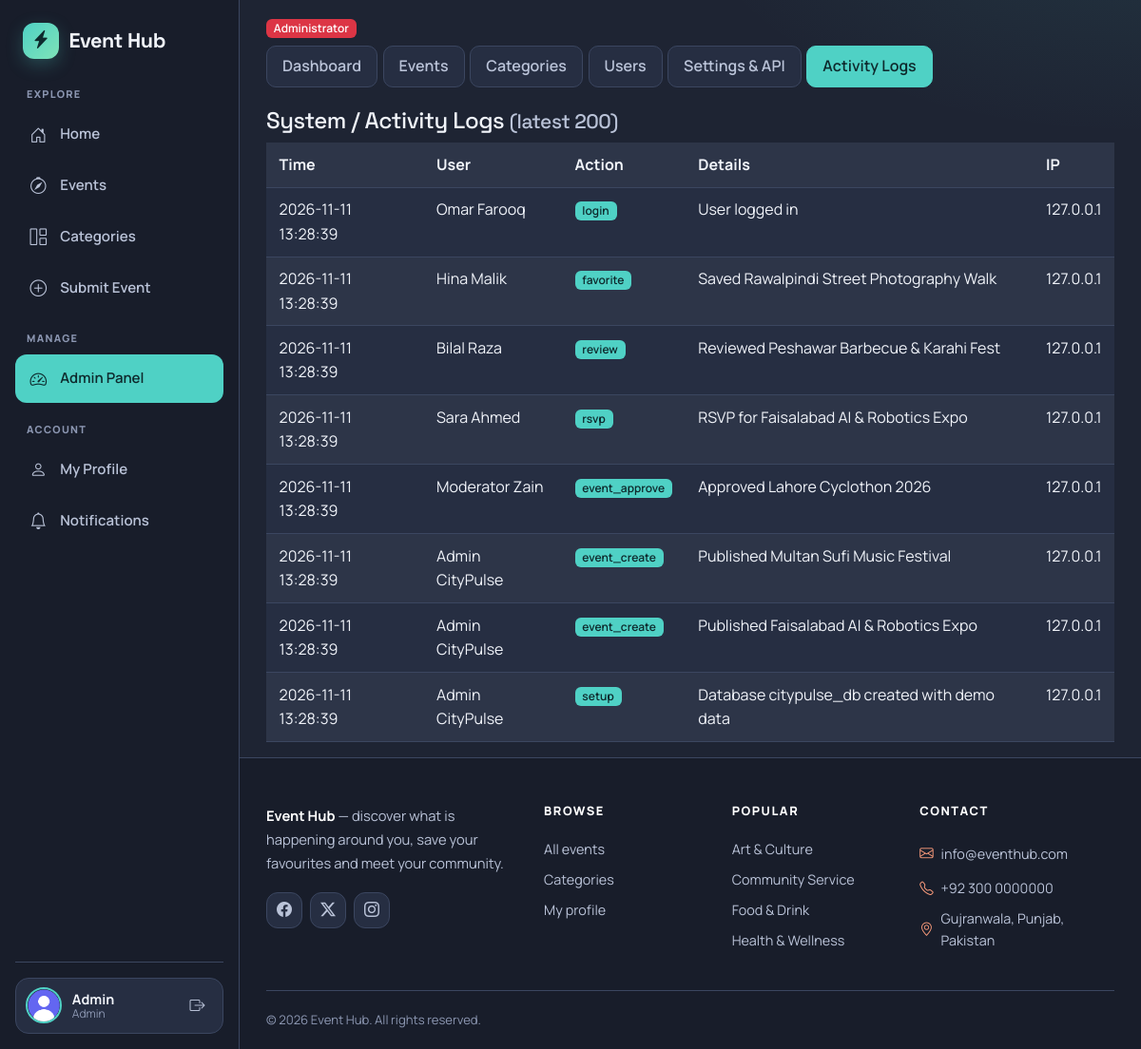
Screenshot of /admin/logs.php (signed in) with the database file from the repository.
### tables this page shows
CREATE TABLE activity_logs (
  id INT AUTO_INCREMENT PRIMARY KEY,
  user_id INT NULL,
  action VARCHAR(60) NOT NULL,
  details VARCHAR(255) DEFAULT '',
  ip VARCHAR(45),
  created_at TIMESTAMP DEFAULT CURRENT_TIMESTAMP
);

CREATE TABLE users (
  id INT AUTO_INCREMENT PRIMARY KEY,
  name VARCHAR(100) NOT NULL,
  email VARCHAR(150) NOT NULL UNIQUE,
  password VARCHAR(255) NOT NULL,
  role ENUM('user','moderator','admin') DEFAULT 'user',
  status ENUM('active','inactive') DEFAULT 'active',
  avatar VARCHAR(255) DEFAULT 'images/avatar.png',
  created_at TIMESTAMP DEFAULT CURRENT_TIMESTAMP
);

CREATE TABLE categories (
  id INT AUTO_INCREMENT PRIMARY KEY,
  name VARCHAR(80) NOT NULL,
  color VARCHAR(10) DEFAULT '#6f42c1'
);

### includes/functions.php (called while the page is built, shortened)
<?php
require_once __DIR__ . '/../config/db.php';
function e($s) { return htmlspecialchars($s ?? '', ENT_QUOTES, 'UTF-8'); }
function is_logged() { return isset($_SESSION['user']); }
function get_categories() { global $pdo; return $pdo->query("SELECT * FROM categories ORDER BY name")->fetchAll(); }

### admin/logs.php (the view, shortened to what this page needs)
<?php
require '../includes/functions.php';
$logs = $pdo->query("SELECT l.*, u.name FROM activity_logs l LEFT JOIN users u ON u.id=l.user_id ORDER BY l.id DESC LIMIT 200")->fetchAll();
include '../includes/header.php'; include 'menu.php';
?>
<div class="container">
  <h4>System / Activity Logs <small class="text-muted">(latest 200)</small></h4>
  <div class="table-responsive"><table class="table table-sm table-striped bg-white">
    <tr><th>Time</th><th>User</th><th>Action</th><th>Details</th><th>IP</th></tr>
    <?php foreach ($logs as $l): ?>
      <tr><td><?= $l['created_at'] ?></td><td><?= e($l['name'] ?? 'guest') ?></td>
      <td><span class="badge bg-main"><?= e($l['action']) ?></span></td><td><?= e($l['details']) ?></td><td><?= e($l['ip']) ?></td></tr>
    <?php endforeach; ?>
  </table></div>
</div>
<?php include '../includes/footer.php'; ?>

### includes/footer.php (shortened to what this page needs)
<footer class="footer">
  <div class="container">
    <div class="footer-grid">
      <div class="footer-brand">
        <p class="footer-desc"><strong><?= SITE_NAME ?></strong> &mdash; discover what is happening around you, save your favourites and meet your community.</p>
        <div class="social-links d-flex gap-2">
          <a href="#" class="social-link" aria-label="Facebook"><i class="bi bi-facebook"></i></a>
          <a href="#" class="social-link" aria-label="Twitter"><i class="bi bi-twitter-x"></i></a>
          <a href="#" class="social-link" aria-label="Instagram"><i class="bi bi-instagram"></i></a>
        </div>
      </div>
      <div class="footer-links">
        <h4>Browse</h4>
        <a href="<?= BASE_URL ?>events.php">All events</a>
        <a href="<?= BASE_URL ?>categories.php">Categories</a>
        <a href="<?= BASE_URL ?><?= is_logged() ? 'profile.php' : 'login.php' ?>"><?= is_logged() ? 'My profile' : 'Login' ?></a>
      </div>
      <div class="footer-links">
        <h4>Popular</h4>
        <?php foreach (array_slice(get_categories(), 0, 4) as $fc): ?>
          <a href="<?= BASE_URL ?>events.php?cat[]=<?= $fc['id'] ?>"><?= e($fc['name']) ?></a>
        <?php endforeach; ?>
      </div>
      <div class="footer-links">
        <h4>Contact</h4>
        <p><i class="bi bi-envelope"></i> <a href="mailto:<?= SITE_EMAIL ?>"><?= SITE_EMAIL ?></a></p>
        <p><i class="bi bi-telephone"></i> <?= SITE_PHONE ?></p>
        <p><i class="bi bi-geo-alt"></i> <?= SITE_ADDRESS ?></p>
      </div>
    </div>
    <div class="footer-bottom"><p>&copy; <?= date('Y') ?> <?= SITE_NAME ?>. All rights reserved.</p></div>
  </div>
</footer>
</div>
</div>
</body>
</html>

### assets/css/style.css (style rules this page uses)
:root { --primary: #4FD1C5; --primary-rgb: 79, 209, 197; --primary-dark: #38B2A7; --primary-light: #8FE9DF; --primary-bg: rgba(var(--primary-rgb), 0.14); --on-primary: #0E2A2D; --accent: #FF9E7D; --accent-rgb: 255, 158, 125; --accent-dark: #F0805B; --bg-rgb: 30, 36, 51; --bg: #1E2433; --bg-dark: #181D2A; --bg-white: #262E42; --bg-card: #2A3348; --bg-raised: #343F58; --text-primary: #F1F4FA; --text-secondary: #BAC3D8; --text-light: #8C97B2; --text-white: #FFFFFF; --border: #3B4660; --border-light: #313A52; --success: #6EE7B7; --danger: #FF8A8A; --warning: #FFD27A; --info: #7CC4FF; --shadow-sm: 0 1px 3px rgba(10, 14, 25, .35); --shadow: 0 6px 18px rgba(10, 14, 25, .3); --shadow-lg: 0 16px 36px rgba(10, 14, 25, .38); --glow: 0 0 0 1px rgba(var(--primary-rgb), .55), 0 10px 28px rgba(var(--primary-rgb), .18); --gradient: linear-gradient(135deg, var(--primary) 0%, #7FE3B8 100%); --radius-sm: 10px; --radius: 18px; --radius-lg: 26px; --transition: all .2s ease; --sidebar-w: 252px; --font-head: 'Space Grotesk', 'Segoe UI', sans-serif; --font-body: 'Manrope', -apple-system, 'Segoe UI', Roboto, sans-serif; --bs-body-bg: var(--bg); --bs-body-color: var(--text-primary); --bs-border-color: var(--border); --bs-secondary-color: var(--text-secondary); --bs-emphasis-color: var(--text-primary); --bs-link-color: var(--primary-light); --bs-link-hover-color: var(--accent); --bs-card-bg: var(--bg-card); --bs-card-color: var(--text-primary); --bs-card-border-color: var(--border); }
body { font-family: var(--font-body); background: var(--bg); background-image: radial-gradient(800px 420px at 100% -10%, rgba(var(--primary-rgb), .10), transparent 60%), radial-gradient(600px 400px at 0% 100%, rgba(var(--accent-rgb), .05), transparent 60%); background-attachment: fixed; color: var(--text-primary); line-height: 1.6; -webkit-font-smoothing: antialiased; }
h1, h2, h3, h4, h5, h6 { color: var(--text-primary); font-family: var(--font-head); letter-spacing: -.02em; }
a { text-decoration: none; color: inherit; transition: var(--transition); }
.container { max-width: 1180px; margin: 0 auto; padding: 0 1.75rem; }
.text-muted { color: var(--text-secondary) !important; }
.bg-white { background: var(--bg-white) !important; }
.bg-main { background: var(--primary) !important; color: var(--on-primary) !important; }
.app-body > .footer { margin-top: auto; }
.footer { background: var(--bg-dark); color: var(--text-secondary); border-top: 1px solid var(--border); padding: 3rem 0 0; }
.footer-grid { display: grid; grid-template-columns: 1.6fr 1fr 1fr 1.3fr; gap: 2.5rem; padding-bottom: 2.25rem; border-bottom: 1px solid var(--border); }
.footer-desc { font-size: .92rem; line-height: 1.7; margin-bottom: 1.1rem; }
.footer-desc strong { color: #fff; }
.footer-links h4 { color: #fff; font-size: .8rem; font-weight: 800; text-transform: uppercase; letter-spacing: .12em; margin-bottom: 1rem; font-family: var(--font-body); }
.footer-links a, .footer-links p { display: flex; align-items: center; gap: .5rem; padding: .28rem 0; margin: 0; color: var(--text-secondary); font-size: .9rem; }
.footer-links i { color: var(--accent); }
.social-link { width: 38px; height: 38px; border-radius: 12px; display: flex; align-items: center; justify-content: center; background: var(--bg-white); border: 1px solid var(--border); color: var(--text-secondary); }
.footer-bottom { padding: 1.25rem 0; font-size: .82rem; color: var(--text-light); }
.footer-bottom p { margin: 0; }
.table { --bs-table-bg: var(--bg-white); --bs-table-color: var(--text-primary); --bs-table-border-color: var(--border); --bs-table-striped-bg: rgba(255, 255, 255, .03); --bs-table-striped-color: var(--text-primary); --bs-table-hover-bg: var(--primary-bg); --bs-table-hover-color: #fff; border-color: var(--border); }
.table > :not(caption) > * > * { padding: .65rem .85rem; }
.badge { font-weight: 600; }
.badge.bg-main, .badge.bg-primary { background: var(--primary) !important; color: var(--on-primary) !important; }

### rows the page displays
activity_logs: created_at "2026-11-11 13:28:39", user.name "Omar Farooq", action "login", details "User logged in", ip "127.0.0.1"
activity_logs: created_at "2026-11-11 13:28:39", user.name "Hina Malik", action "favorite", details "Saved Rawalpindi Street Photography Walk", ip "127.0.0.1"
activity_logs: created_at "2026-11-11 13:28:39", user.name "Bilal Raza", action "review", details "Reviewed Peshawar Barbecue & Karahi Fest", ip "127.0.0.1"
activity_logs: created_at "2026-11-11 13:28:39", user.name "Sara Ahmed", action "rsvp", details "RSVP for Faisalabad AI & Robotics Expo", ip "127.0.0.1"
activity_logs: created_at "2026-11-11 13:28:39", user.name "Moderator Zain", action "event_approve", details "Approved Lahore Cyclothon 2026", ip "127.0.0.1"
activity_logs: created_at "2026-11-11 13:28:39", user.name "Admin CityPulse", action "event_create", details "Published Multan Sufi Music Festival", ip "127.0.0.1"
activity_logs: created_at "2026-11-11 13:28:39", user.name "Admin CityPulse", action "event_create", details "Published Faisalabad AI & Robotics Expo", ip "127.0.0.1"
activity_logs: created_at "2026-11-11 13:28:39", user.name "Admin CityPulse", action "setup", details "Database citypulse_db created with demo data", ip "127.0.0.1"
categories: name "Art & Culture"
categories: name "Community Service"
categories: name "Food & Drink"
categories: name "Health & Wellness"

### other values shown
SITE_NAME "Event Hub"
explode(' ', $_SESSION['user']['name'])[0] "Admin"
$_SESSION['user']['role'] "Admin"
$t "Dashboard"
$t "Events"
$t "Categories"
$t "Users"
$t "Settings & API"
$t "Activity Logs"
SITE_EMAIL "info@eventhub.com"
SITE_PHONE "+92 300 0000000"
SITE_ADDRESS "Gujranwala, Punjab, Pakistan"
